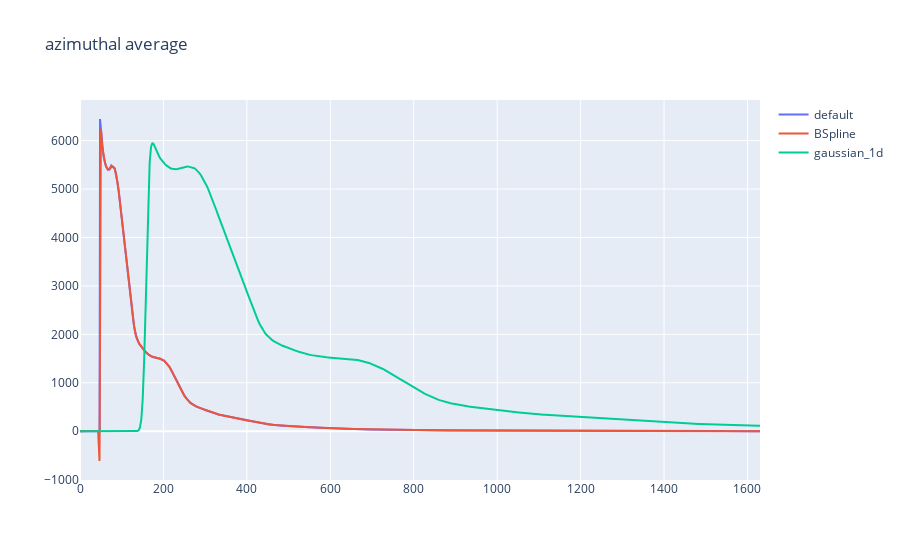

Write notebook code for a chart like this one.
### Code cell
import numpy as np
from matplotlib import pyplot as plt
from scipy.interpolate import make_interp_spline, BSpline
from scipy.ndimage.filters import gaussian_filter1d


x = np.arange(0,len(dc.azavg))
y = dc.azavg.copy()
x_smooth = np.linspace(x.min(), x.max(), int(len(dc.azavg)*0.3))
y_smooth = make_interp_spline(x, y)(x_smooth)
# plt.plot(x_smooth, y_smooth)
# plt.show()

ysmoothed = gaussian_filter1d(y, sigma=2)

rows, cols= 1,1
fig = make_subplots(rows,cols)
fig.add_trace(
    go.Scatter(x=np.arange(0,len(azavg)),y=azavg, name="default"),
)
fig.add_trace(
    go.Scatter(x=x_smooth,y=y_smooth, name="BSpline"),
)
fig.add_trace(
    go.Scatter(x=x_smooth,y=ysmoothed, name="gaussian_1d"),
)
fig.update_layout(
    title_text="azimuthal average",
    hovermode='x',
#     template="plotly_dark"
)
fig.show()

### Figure 1 — Plotly figure (JSON) as saved in the notebook; plotly's stock layout.template omitted (floating-point values rounded to 4 significant figures; data arrays with more than 128 entries replaced by an {"elided": "..."} marker saying what was removed)
{"data": [{"name": "default", "type": "scatter", "x": {"elided": "1631 int values"}, "y": {"elided": "1631 float values"}}, {"name": "BSpline", "type": "scatter", "x": {"elided": "489 float values"}, "y": {"elided": "489 float values"}}, {"name": "gaussian_1d", "type": "scatter", "x": {"elided": "489 float values"}, "y": {"elided": "1631 float values"}}], "layout": {"hovermode": "x", "title": {"text": "azimuthal average"}, "xaxis": {"anchor": "y", "domain": [0, 1]}, "yaxis": {"anchor": "x", "domain": [0, 1]}}}
